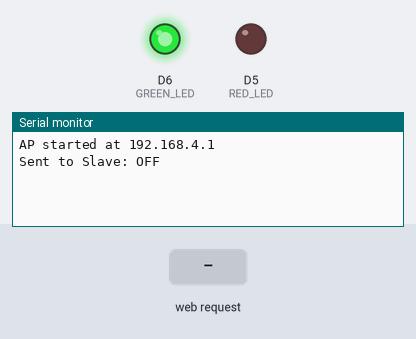
A sketch run on a simulated ESP8266 (NodeMCU). Shown: output pins drawn as LEDs (lit = HIGH), the last lines printed to the serial monitor. Wiring (inferred from the names in the program): 2 × IR receiver: data D3 / data D1. Inputs (shaded band) come from the test bench. Uploads are accepted with an empty reply.

Above: at 1.3 s.
1.4 s: HTTP request GET /update received
At 2.6 s:
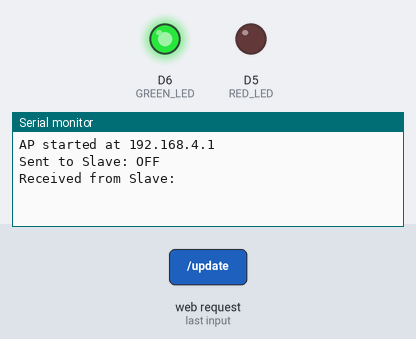
2.9 s: HTTP request GET /update?state=ON received
At 3.8 s:
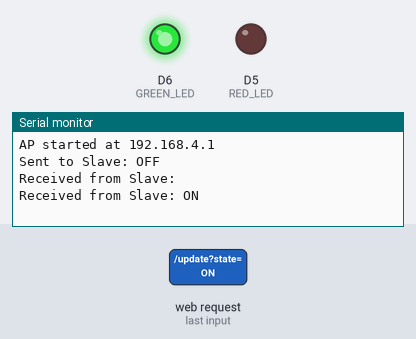

Measured:
- after the input at 1.4 s, the serial monitor: prints a new line at once (image 1)
- after the input at 2.9 s, the serial monitor: prints a new line at once (image 2)

The sketch:

final_master_Overtake_Assistor.ino
```cpp
//master car harshini

#include <ESP8266WiFi.h>
#include <ESP8266WebServer.h>
#include <ESP8266HTTPClient.h>

#define IR_SENSOR_1 D1
#define IR_SENSOR_2 D3
#define RED_LED D5
#define GREEN_LED D6

const char* ssid = "CG";
const char* password = "robotics1234";

ESP8266WebServer server(80);
WiFiClient wifiClient;

bool lastIRState = HIGH;
bool remoteCarDetected = false;

void updateLEDs(bool localDetected) {
  if (localDetected) {
    digitalWrite(RED_LED, HIGH);
    digitalWrite(GREEN_LED, LOW);
  } else {
    digitalWrite(RED_LED, LOW);
    digitalWrite(GREEN_LED, HIGH);
  }
}

void handleUpdate() {
  String state = server.arg("state");
  remoteCarDetected = (state == "ON");

  // Only local detection affects master LEDs
  bool localDetected = (digitalRead(IR_SENSOR_1) == LOW || digitalRead(IR_SENSOR_2) == LOW);
  updateLEDs(localDetected);

  server.send(200, "text/plain", "OK");
  Serial.print("Received from Slave: ");
  Serial.println(state);
}

void setup() {
  Serial.begin(115200);
  pinMode(IR_SENSOR_1, INPUT);
  pinMode(IR_SENSOR_2, INPUT);
  pinMode(RED_LED, OUTPUT);
  pinMode(GREEN_LED, OUTPUT);

  digitalWrite(RED_LED, LOW);
  digitalWrite(GREEN_LED, HIGH);  // Start with green ON

  WiFi.softAP(ssid, password);
  delay(100);  // Wait for AP to start
  Serial.println("AP started at " + WiFi.softAPIP().toString());

  server.on("/update", handleUpdate);
  server.begin();
}

void loop() {
  server.handleClient();

  bool currentIRState = (digitalRead(IR_SENSOR_1) == LOW || digitalRead(IR_SENSOR_2) == LOW);
  if (currentIRState != lastIRState) {
    lastIRState = currentIRState;

    String state = currentIRState ? "ON" : "OFF";

    HTTPClient http;
    String url = "http://192.168.4.2/update?state=" + state;
    http.begin(wifiClient, url);
    int code = http.GET();
    http.end();

    Serial.print("Sent to Slave: ");
    Serial.println(state);

    updateLEDs(currentIRState);  // Only local matters
  }
}
```
